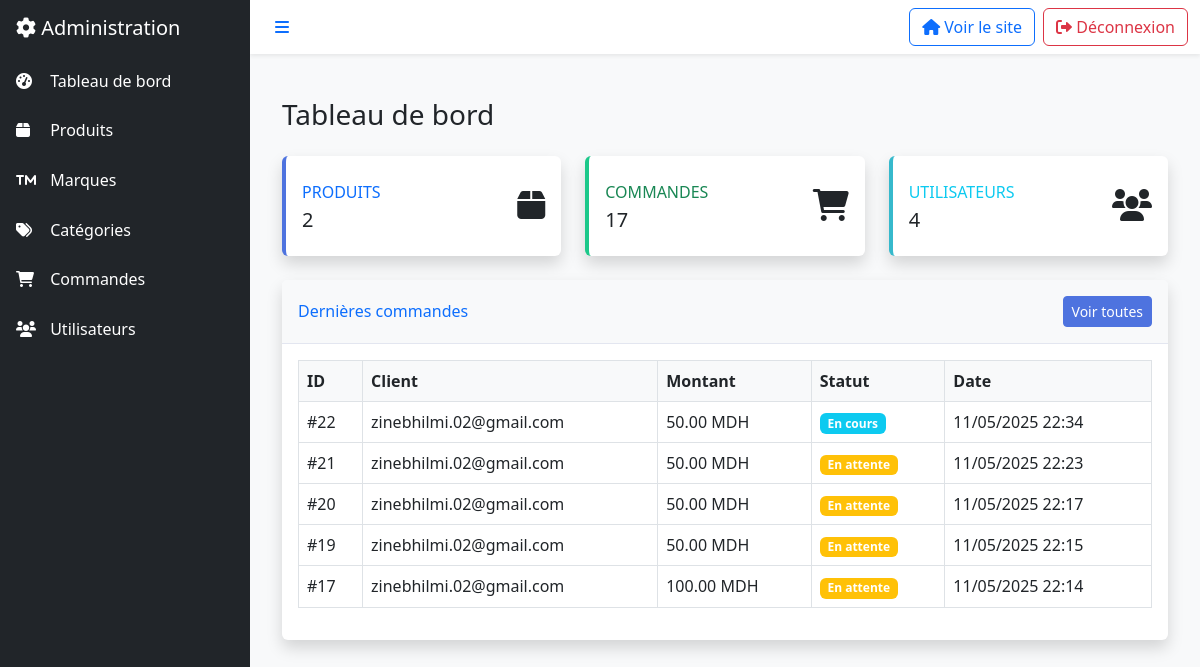
The app's page /parfum/admin/index.php (signed in) with its own data.
### tables this page shows
CREATE TABLE IF NOT EXISTS `orders` (
  `id` int NOT NULL AUTO_INCREMENT,
  `user_id` int NOT NULL,
  `total_amount` decimal(10,2) NOT NULL,
  `status` enum('pending','processing','shipped','delivered','cancelled') NOT NULL DEFAULT 'pending',
  `payment_method` enum('credit_card','paypal','cash_on_delivery') NOT NULL,
  `shipping_address` text NOT NULL,
  `shipping_city` varchar(100) NOT NULL,
  `shipping_postal_code` varchar(20) NOT NULL,
  `shipping_phone` varchar(20) NOT NULL,
  `shipping_first_name` varchar(50) NOT NULL,
  `shipping_last_name` varchar(50) NOT NULL,
  `created_at` timestamp NULL DEFAULT CURRENT_TIMESTAMP,
  `updated_at` timestamp NULL DEFAULT CURRENT_TIMESTAMP ON UPDATE CURRENT_TIMESTAMP,
  PRIMARY KEY (`id`),
  KEY `user_id` (`user_id`)
);

CREATE TABLE IF NOT EXISTS `users` (
  `id` int NOT NULL AUTO_INCREMENT,
  `username` varchar(50) NOT NULL,
  `email` varchar(100) NOT NULL,
  `password` varchar(255) NOT NULL,
  `role` enum('admin','client') NOT NULL DEFAULT 'client',
  `first_name` varchar(50) DEFAULT NULL,
  `last_name` varchar(50) DEFAULT NULL,
  `address` text,
  `city` varchar(100) DEFAULT NULL,
  `postal_code` varchar(20) DEFAULT NULL,
  `country` varchar(100) DEFAULT NULL,
  `phone` varchar(20) DEFAULT NULL,
  `created_at` timestamp NULL DEFAULT CURRENT_TIMESTAMP,
  `updated_at` timestamp NULL DEFAULT CURRENT_TIMESTAMP ON UPDATE CURRENT_TIMESTAMP,
  PRIMARY KEY (`id`),
  UNIQUE KEY `username` (`username`),
  UNIQUE KEY `email` (`email`)
);

### parfum/admin/index.php (the view, shortened to what this page needs)
<?php
require_once '../includes/admin_header.php';
$stats = [
    'products' => $pdo->query("SELECT COUNT(*) FROM products")->fetchColumn(),
    'orders' => $pdo->query("SELECT COUNT(*) FROM orders")->fetchColumn(),
    'users' => $pdo->query("SELECT COUNT(*) FROM users")->fetchColumn(),
    'revenue' => $pdo->query("SELECT COALESCE(SUM(total_amount), 0) FROM orders WHERE status = 'completed'")->fetchColumn()
];
$latest_orders = $pdo->query("
    SELECT o.*, u.email
    FROM orders o
    JOIN users u ON o.user_id = u.id
    ORDER BY o.created_at DESC
    LIMIT 5
")->fetchAll();
?>
<div class="container-fluid py-4">
    <h1 class="h3 mb-4">Tableau de bord</h1>
    <div class="row">
        <div class="col-xl-4 col-md-4 mb-4">
            <div class="card border-left-primary shadow h-100 py-2">
                <div class="card-body">
                    <div class="row no-gutters align-items-center">
                        <div class="col mr-2">
                            <div class="text-xs font-weight-bold text-primary text-uppercase mb-1">
                                Produits</div>
                            <div class="h5 mb-0 font-weight-bold text-gray-800"><?php echo $stats['products']; ?></div>
                        </div>
                        <div class="col-auto">
                            <i class="fas fa-box fa-2x text-gray-300"></i>
                        </div>
                    </div>
                </div>
            </div>
        </div>
        <div class="col-xl-4 col-md-4 mb-4">
            <div class="card border-left-success shadow h-100 py-2">
                <div class="card-body">
                    <div class="row no-gutters align-items-center">
                        <div class="col mr-2">
                            <div class="text-xs font-weight-bold text-success text-uppercase mb-1">
                                Commandes</div>
                            <div class="h5 mb-0 font-weight-bold text-gray-800"><?php echo $stats['orders']; ?></div>
                        </div>
                        <div class="col-auto">
                            <i class="fas fa-shopping-cart fa-2x text-gray-300"></i>
                        </div>
                    </div>
                </div>
            </div>
        </div>
        <div class="col-xl-4 col-md-4 mb-4">
            <div class="card border-left-info shadow h-100 py-2">
                <div class="card-body">
                    <div class="row no-gutters align-items-center">
                        <div class="col mr-2">
                            <div class="text-xs font-weight-bold text-info text-uppercase mb-1">
                                Utilisateurs</div>
                            <div class="h5 mb-0 font-weight-bold text-gray-800"><?php echo $stats['users']; ?></div>
                        </div>
                        <div class="col-auto">
                            <i class="fas fa-users fa-2x text-gray-300"></i>
                        </div>
                    </div>
                </div>
            </div>
        </div>
    </div>
    <div class="card shadow mb-4">
        <div class="card-header py-3 d-flex justify-content-between align-items-center">
            <h6 class="m-0 font-weight-bold text-primary">Dernières commandes</h6>
            <a href="orders.php" class="btn btn-sm btn-primary">Voir toutes</a>
        </div>
        <div class="card-body">
            <div class="table-responsive">
                <table class="table table-bordered" width="100%" cellspacing="0">
                    <thead>
                        <tr>
                            <th>ID</th>
                            <th>Client</th>
                            <th>Montant</th>
                            <th>Statut</th>
                            <th>Date</th>
                        </tr>
                    </thead>
                    <tbody>
                        <?php foreach ($latest_orders as $order): ?>
                            <tr>
                                <td>#<?php echo $order['id']; ?></td>
                                <td><?php echo htmlspecialchars($order['email']); ?></td>
                                <td><?php echo number_format($order['total_amount'], 2); ?> MDH</td>
                                <td>
                                    <span class="badge bg-<?php echo getStatusBadgeClass($order['status']); ?>">
                                        <?php echo getStatusLabel($order['status']); ?>
                                    </span>
                                </td>
                                <td><?php echo date('d/m/Y H:i', strtotime($order['created_at'])); ?></td>
                            </tr>
                        <?php endforeach; ?>
                    </tbody>
                </table>
            </div>
        </div>
    </div>
</div>
<?php
function getStatusBadgeClass($status) {
    return match($status) {
        'pending' => 'warning',
        'processing' => 'info',
        'completed' => 'success',
        'cancelled' => 'danger',
        default => 'secondary'
    };
}
function getStatusLabel($status) {
    return match($status) {
        'pending' => 'En attente',
        'processing' => 'En cours',
        'completed' => 'Terminée',
        'cancelled' => 'Annulée',
        default => 'Inconnu'
    };
}
require_once '../includes/admin_footer.php';
?>

### parfum/includes/admin_header.php (shortened to what this page needs)
<!DOCTYPE html>
<html lang="fr">
<head>
    <link href="https://cdn.jsdelivr.net/npm/bootstrap@5.3.0/dist/css/bootstrap.min.css" rel="stylesheet">
    <link rel="stylesheet" href="https://cdnjs.cloudflare.com/ajax/libs/font-awesome/6.0.0/css/all.min.css">
    <link rel="stylesheet" href="<?php echo SITE_URL; ?>/assets/css/admin.css">
</head>
<body>
    <div class="d-flex">
        <div class="sidebar bg-dark text-white">
            <div class="sidebar-header p-3">
                <h5 class="mb-0">
                    <i class="fas fa-cog"></i> Administration
                </h5>
            </div>
            <ul class="nav flex-column">
                <li class="nav-item">
                    <a class="nav-link text-white" href="<?php echo SITE_URL; ?>/admin">
                        <i class="fas fa-tachometer-alt"></i> Tableau de bord
                    </a>
                </li>
                <li class="nav-item">
                    <a class="nav-link text-white" href="<?php echo SITE_URL; ?>/admin/products.php">
                        <i class="fas fa-box"></i> Produits
                    </a>
                </li>
                <li class="nav-item">
                    <a class="nav-link text-white" href="<?php echo SITE_URL; ?>/admin/brands.php">
                        <i class="fas fa-trademark"></i> Marques
                    </a>
                </li>
                <li class="nav-item">
                    <a class="nav-link text-white" href="<?php echo SITE_URL; ?>/admin/categories.php">
                        <i class="fas fa-tags"></i> Catégories
                    </a>
                </li>
                <li class="nav-item">
                    <a class="nav-link text-white" href="<?php echo SITE_URL; ?>/admin/orders.php">
                        <i class="fas fa-shopping-cart"></i> Commandes
                    </a>
                </li>
                <li class="nav-item">
                    <a class="nav-link text-white" href="<?php echo SITE_URL; ?>/admin/users.php">
                        <i class="fas fa-users"></i> Utilisateurs
                    </a>
                </li>
            </ul>
        </div>
        <div class="main-content">
            <nav class="navbar navbar-expand-lg navbar-light bg-white shadow-sm">
                <div class="container-fluid">
                    <button class="btn btn-link" id="sidebarToggle">
                        <i class="fas fa-bars"></i>
                    </button>
                    <div class="d-flex align-items-center">
                        <a href="<?php echo SITE_URL; ?>" class="btn btn-outline-primary me-2" target="_blank">
                            <i class="fas fa-home"></i> Voir le site
                        </a>
                        <a href="<?php echo SITE_URL; ?>/logout.php" class="btn btn-outline-danger">
                            <i class="fas fa-sign-out-alt"></i> Déconnexion
                        </a>
                    </div>
                </div>
            </nav>
            <div class="content-wrapper">

### parfum/includes/admin_footer.php (shortened to what this page needs)
            </div>
        </div>
    </div>
</body>
</html>

### parfum/assets/css/admin.css (style rules this page uses)
.sidebar { width: 250px; min-height: 100vh; transition: all 0.3s; }
.main-content { flex: 1; min-height: 100vh; background-color: #f8f9fa; transition: all 0.3s; }
.content-wrapper { padding: 20px; }
.sidebar .nav-link { padding: 0.8rem 1rem; color: rgba(255, 255, 255, 0.8); transition: all 0.3s; }
.sidebar .nav-link i { width: 20px; margin-right: 10px; }
.card { border: none; box-shadow: 0 0.15rem 1.75rem 0 rgba(58, 59, 69, 0.15); }
.card-header { background-color: #f8f9fa; border-bottom: 1px solid #e3e6f0; }
.table th { font-weight: 600; background-color: #f8f9fa; }
.btn-primary { background-color: #4e73df; border-color: #4e73df; }
.border-left-primary { border-left: 0.25rem solid #4e73df !important; }
.border-left-success { border-left: 0.25rem solid #1cc88a !important; }
.border-left-info { border-left: 0.25rem solid #36b9cc !important; }

### parfum/includes/admin_header.php (style rules this page uses)
.sidebar { width: 250px; min-height: 100vh; position: fixed; top: 0; left: 0; z-index: 1000; transition: all 0.3s; }
.main-content { margin-left: 250px; width: calc(100% - 250px); transition: all 0.3s; }
.navbar { position: sticky; top: 0; z-index: 999; }
.content-wrapper { padding: 20px; }

### records on screen
orders: id "22", user.email "zinebhilmi.02@gmail.com", total_amount "50.00", status "En cours", created_at "11/05/2025 22:34"
orders: id "21", user.email "zinebhilmi.02@gmail.com", total_amount "50.00", status "En attente", created_at "11/05/2025 22:23"
orders: id "20", user.email "zinebhilmi.02@gmail.com", total_amount "50.00", status "En attente", created_at "11/05/2025 22:17"
orders: id "19", user.email "zinebhilmi.02@gmail.com", total_amount "50.00", status "En attente", created_at "11/05/2025 22:15"
orders: id "17", user.email "zinebhilmi.02@gmail.com", total_amount "100.00", status "En attente", created_at "11/05/2025 22:14"

### other values on screen
$stats['products'] "2"
$stats['orders'] "17"
$stats['users'] "4"
